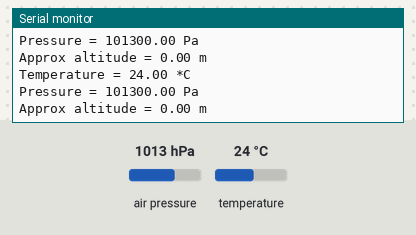
Bench run of a sketch on a simulated Arduino Uno, built with avr-gcc and run on an emulated ATmega328P. On the bench: the last lines printed to the serial monitor. The test bench sets the inputs (shaded band); at power-on: air pressure 1013 hPa, temperature 24 °C.

Above: at 1.2 s.
1.3 s: air pressure set to 952 hPa
At 2.6 s:
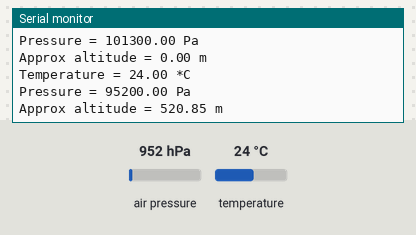
2.8 s: temperature set to 12 °C
At 3.9 s:
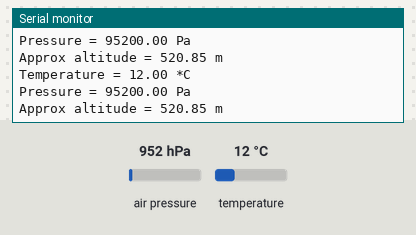
4.3 s: air pressure set to 975 hPa
At 5.8 s:
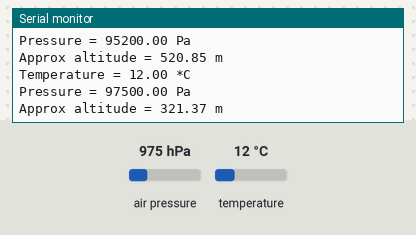
Timing chart, 0 to 7.3 s (numbered marks = the images above; inputs shaded):
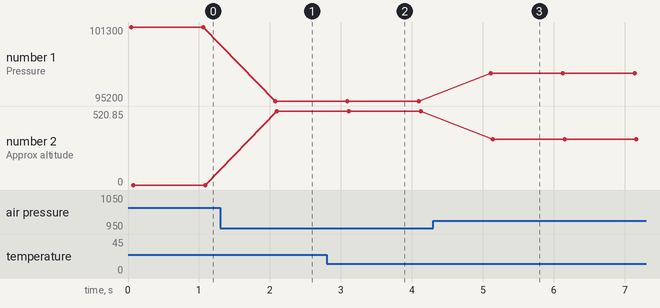

Measured:
- after the input at 1.3 s, the serial monitor: prints a new line after 0.77 s (image 1)
- after the input at 2.8 s, the serial monitor: prints a new line after 0.26 s (image 2)
- after the input at 4.3 s, the serial monitor: prints a new line after 0.81 s (image 3)
- plotted number 1: 101300 → 95200 after the input at 1.3 s, 95200 → 97500 after the input at 4.3 s
- plotted number 2: 0 → 520.85 after the input at 1.3 s, 520.85 → 321.37 after the input at 4.3 s

The sketch:

BMP280.ino
```cpp
/*
* BMP 280 from Adafruit
* Measures Altitude, Temperature, and Pressure
* Vin - 5V or 3V
* GND - Ground
* SCK - SCL or A5
* SDI - SDA or A4
* Pull-up Resistors - Connect Voltage to SDK and SDI using a resistor (~10kohm)
*/
#include <Wire.h>
#include <Adafruit_BMP280.h>

Adafruit_BMP280 bmp;
float initialPressure;

void setupBMP(){
  initialPressure = bmp.readPressure()/100;
}

float getTemp(){
  return bmp.readTemperature();
}

float getAlt(){
  return bmp.readAltitude(initialPressure);
}

float getPressure(){
  return bmp.readPressure();
}

void setup(){
  Serial.begin(9600);
  Serial.println("BMP280 test");

  if (!bmp.begin()) {
    Serial.println("Could not find a valid BMP280 sensor, check wiring!");
    while (1);
  }
  setupBMP();
  Serial.println (initialPressure);

  /* Default settings from datasheet. */
  bmp.setSampling(Adafruit_BMP280::MODE_NORMAL,     /* Operating Mode. */
                  Adafruit_BMP280::SAMPLING_X2,     /* Temp. oversampling */
                  Adafruit_BMP280::SAMPLING_X16,    /* Pressure oversampling */
                  Adafruit_BMP280::FILTER_X16,      /* Filtering. */
                  Adafruit_BMP280::STANDBY_MS_500); /* Standby time. */
}

void loop() {
    Serial.print("Temperature = ");
    Serial.print(getTemp());
    Serial.println(" *C");

    Serial.print("Pressure = ");
    Serial.print(getPressure());
    Serial.println(" Pa");

    Serial.print("Approx altitude = ");
    Serial.print(getAlt()); // Adjusted to your local forecast! //
    Serial.println(" m");

    Serial.println();
    delay(1000);
}
```
